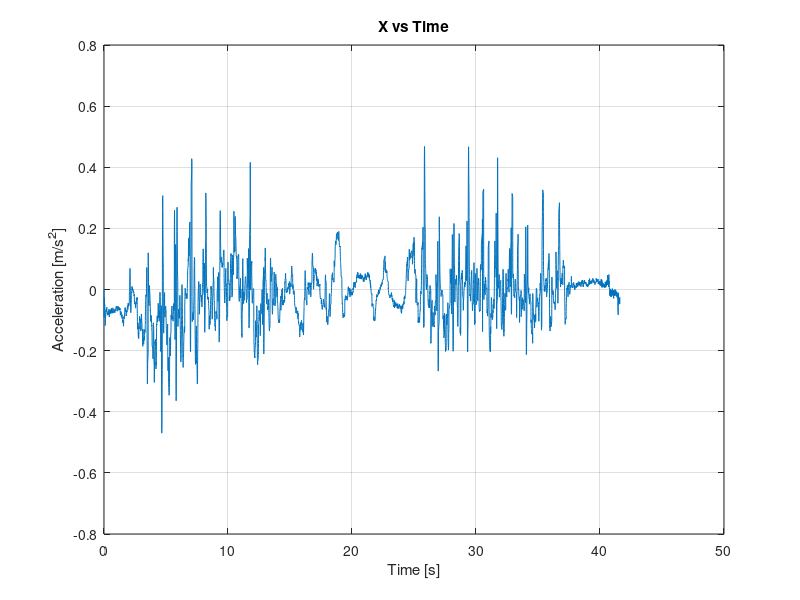
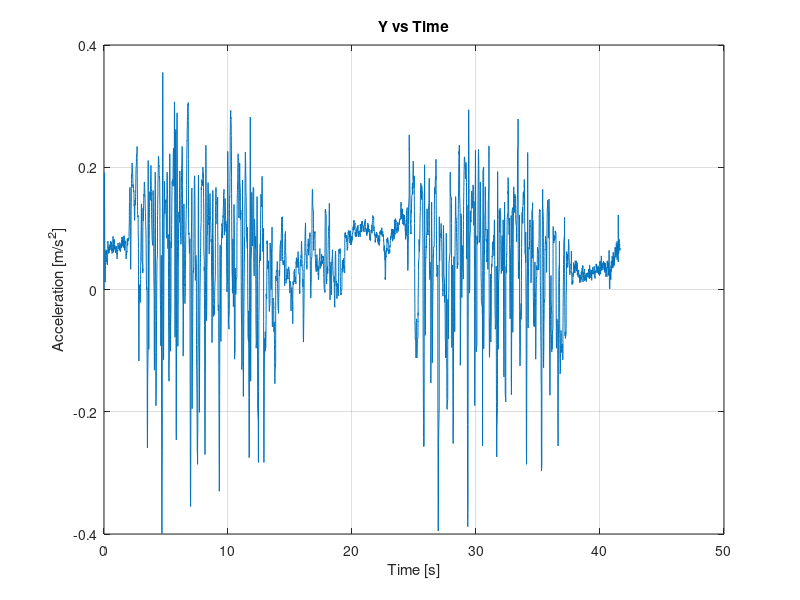

These figures' MATLAB source, in order: (Note: this script raises an error after producing the figures.)
% MGA852
% LAB 2
% Compteur de pas

% read csv file and create 
% time, x, y, z matrices
clear all
close all
clc
[num, txt, raw] = xlsread('LAB2_Part1_testdata1_mod.csv');
time_matrix     = num(1:end, 1);
x_matrix        = num(1:end, 2);
y_matrix        = num(1:end, 3);
z_matrix        = num(1:end, 4);
% plot
% X
figure
plot(time_matrix, x_matrix);
title('X vs Time')
xlabel('Time [s]');
ylabel('Acceleration [m/s^2]');
grid on
% Y
figure
plot(time_matrix, y_matrix);
title('Y vs Time')
xlabel('Time [s]');
ylabel('Acceleration [m/s^2]');
grid on
% Z
z_matrix_no_g = z_matrix - nanmean(z_matrix); % substract gravity from acc

indx = 1;
for a=0.0:0.1:4
    minPeakHeight(indx) = a * nanstd(z_matrix_no_g);
    [pks,locs] = findpeaks(z_matrix_no_g,'MINPEAKHEIGHT',minPeakHeight(indx));
    numSteps(indx) = numel(pks);
    indx = indx + 1;
end

figure
plot(minPeakHeight, numSteps)
title('Number of peaks Vs. minimum peak height');
xlabel('Minimum peak height');
ylabel('Number of peaks');
grid on

figure
plot(time_matrix, z_matrix_no_g);
title("Z acceleration without gravity vs Time, Number of steps = " + numSteps(13))
xlabel('Time [s]');
ylabel('Acceleration [m/s^2]');
grid on
hold on
[pks,locs] = findpeaks(z_matrix_no_g,'MINPEAKHEIGHT',minPeakHeight(13));
plot(time_matrix(locs), pks, 'r', 'Marker', 'v', 'LineStyle', 'none');

% Acceleration Magnitude
acc_mag = sqrt(sum(x_matrix.^2 + y_matrix.^2 + z_matrix_no_g.^2,2));
figure
plot(time_matrix, acc_mag);
title('Total Acceleration vs Time')
xlabel('Time [s]');
ylabel('Acceleration [m/s^2]');
grid on


